Frame 1 (no input): blank canvas, image omitted
Frame 60 (the mouse pressed at the canvas centre just before this capture): blank canvas, image omitted
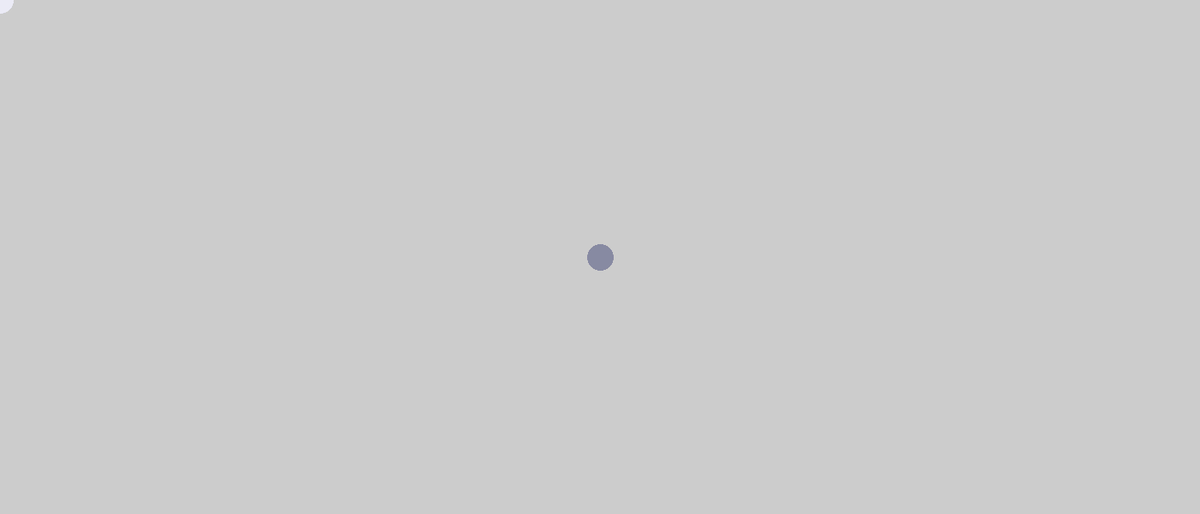
Frame 120 (the mouse held since frame 60 and released just before this capture)

The Processing sketch whose frames 1 and 60 were blank and that drew this single picture after the mouse press (run headless with seeded random() and noise(); from frame 60 on, the mouse is pressed at the canvas centre):

// Processing sketch: Brenda_Zhao_Name
// ── Brenda_Zhao_Name.pde
//Brenda Zhao
//Art 22 
//2020-4-2
//Name 


void setup(){
  size(1400,600);//make a window
}

void draw(){
  //background(255);
  
  if ( mouseY < 100 ){//set position and color
    stroke(237,237,248,95);
  } else if ( mouseY < 200 ){
    stroke(223,247,243,95);
  } else if ( mouseY < 300 ){
    stroke(187,227,230,95);
  } else if ( mouseY < 400 ){
    stroke(135,136,162,95);
  } else if ( mouseY < 500 ){
    stroke(207,170,208,95);
  } else if ( mouseY < 600 ){
    stroke(250,225,232,95);
  }else if ( mouseY < 600 ){
    stroke(237,237,248,95);
  }
  
    strokeWeight(30);//size
    point(mouseX,mouseY);//let the point move with the mouse
  
  
  
}
